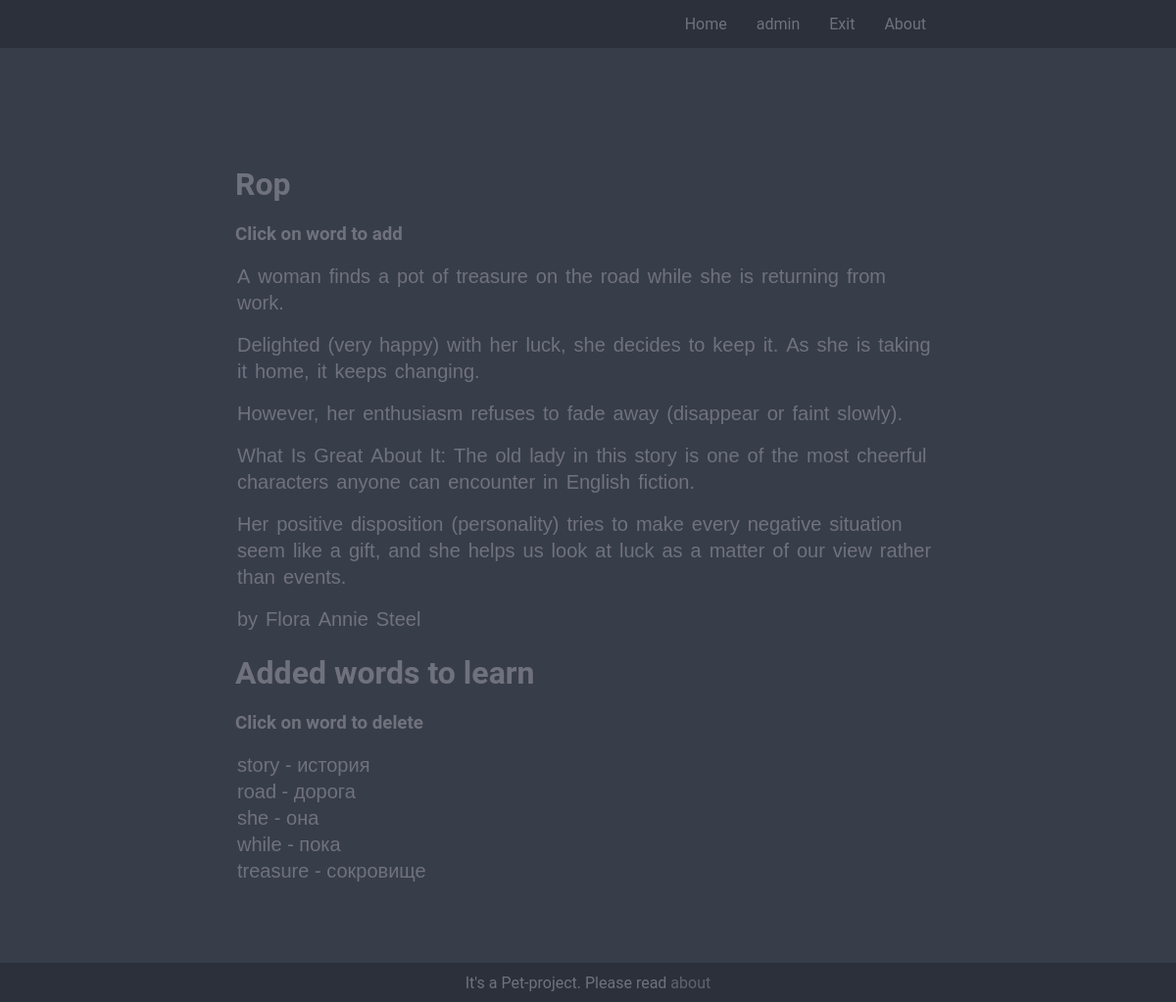
The app's page /showStory/30 (signed in), older data.
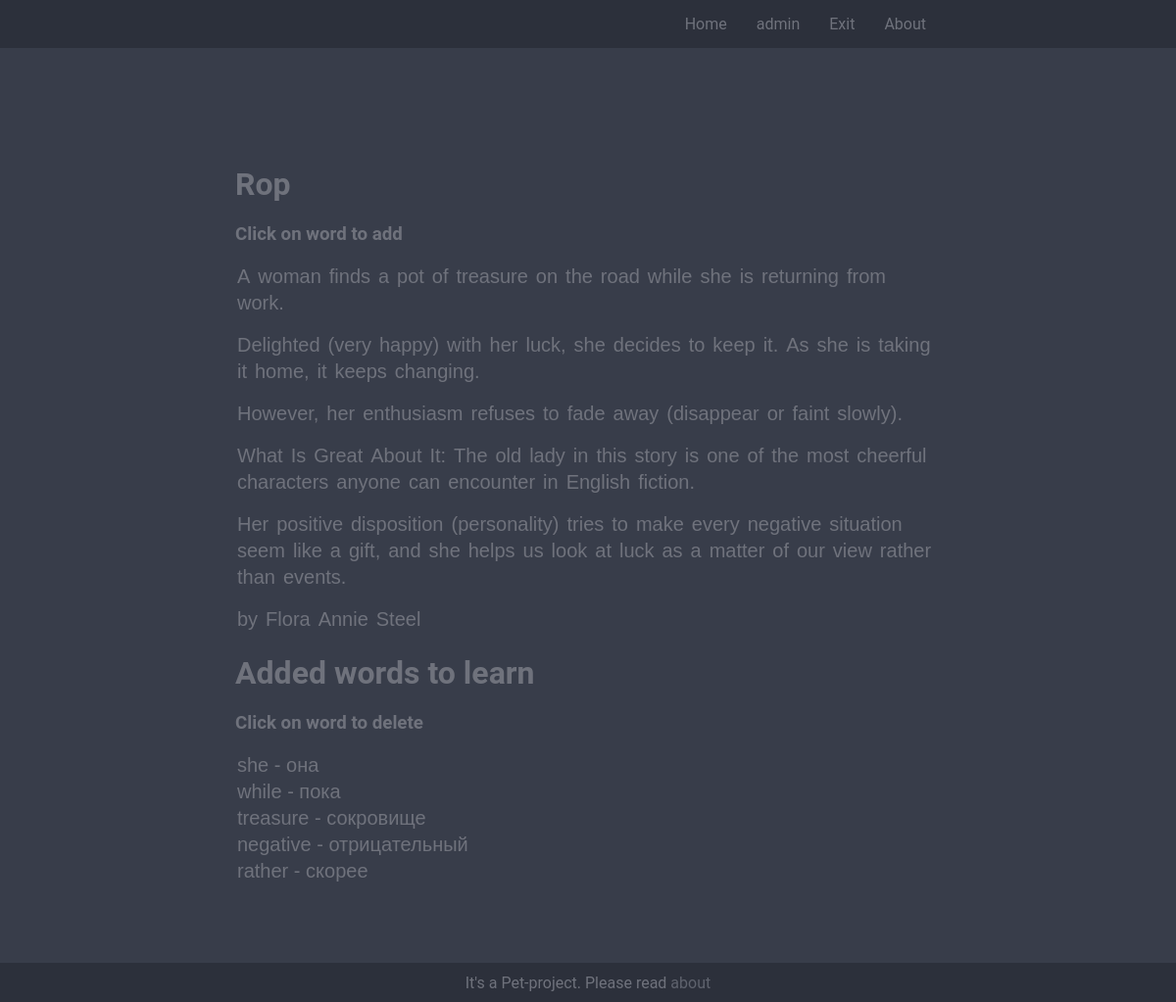
The same page, newer data.
### goen/models.py (models this page shows, shortened)
class WordLearned(models.Model):
    objects = models.Manager()
    progress = models.IntegerField(default=0)
    next_day_learn = models.DateField(auto_now_add=True)
    is_learned = models.BooleanField(default=False)
    learn_person = models.CharField(max_length=128)
    learn_word = models.ForeignKey(Word, on_delete=models.CASCADE)
    class Meta:
        db_table = 'wordLearned'

class Word(models.Model):
    objects = models.Manager()
    word_original = models.CharField(max_length=128)
    word_translate = models.CharField(max_length=128)
    word_description = models.TextField()
    story = models.ForeignKey(Story, on_delete=models.CASCADE)
    class Meta:
        db_table = 'words'

### goen/views.py (the view)
# urls.py: path('showStory/<int:story>', show_story_and_words, name='add_word'),
def show_story_and_words(request, story):
    user_pk = request.user.pk
    story = Story.objects.get(pk=story)
    words = WordLearned.objects.filter(learn_person=user_pk).filter(learn_word__story=story).order_by('pk')
    status = ''
    if request.method == 'POST':
        if request.POST.get('add'):
            add_word_to_learn(request.POST.get('add').lower(), story, user_pk)
        elif request.POST.get('delete'):
            WordLearned.objects.filter(pk=request.POST.get('delete')).delete()
    return render(request, 'showStory.html', {'words': words, 'name_story': story.name,
                                              'story': story.whole_text.split('\n'), 'status': status})

### goen/templates/showStory.html (shortened to what this page needs)
{% extends 'base.html' %}
{% block content %}
<div class="container">
    <h1>{{name_story}}</h1>
    <h3> Click on word to add</h3>
    <form method="post">
        {% for item in story %}
        <p class="show-story">
            {% for word in item.split %}
            <button class="btn-text" name="add" value={{word}}>{{ word }}</button>
            {% endfor %}
        </p>
        {% endfor %}
    </form>
    <h1>Added words to learn</h1>
    <h3>Click on word to delete</h3>
    <p class="show-story">
    <form method="post">
        {% for item in words %}
        <button class="btn-text" name="delete" value={{item.pk}}>{{item.learn_word.word_original}} -
            {{item.learn_word.word_translate}}
        </button>
        <br>
        {% endfor %}
    </form>
    </p>
</div>
{% endblock %}

Row changes from the older to the newer data that the page shows:
no longer on this page (row edited): WordLearned: {{ item.pk }} 304 (drawn), learn_word.word_original "story", learn_word.word_translate "история"
removed WordLearned: {{ item.pk }} 305 (drawn), learn_word.word_original "road", learn_word.word_translate "дорога"
added WordLearned: {{ item.pk }} 330 (drawn), learn_word.word_original "negative", learn_word.word_translate "отрицательный"
added WordLearned: {{ item.pk }} 332 (drawn), learn_word.word_original "rather", learn_word.word_translate "скорее"
